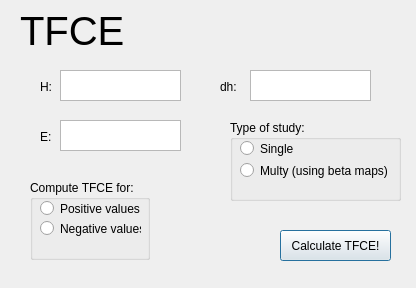
<?xml version="1.0" encoding="UTF-8"?>
<ui version="4.0">
 <class>Dialog</class>
 <widget class="QDialog" name="Dialog">
  <property name="geometry">
   <rect>
    <x>0</x>
    <y>0</y>
    <width>416</width>
    <height>288</height>
   </rect>
  </property>
  <property name="windowTitle">
   <string>Dialog</string>
  </property>
  <widget class="QLabel" name="dh_label">
   <property name="geometry">
    <rect>
     <x>220</x>
     <y>80</y>
     <width>59</width>
     <height>14</height>
    </rect>
   </property>
   <property name="text">
    <string>dh:</string>
   </property>
  </widget>
  <widget class="QLabel" name="h_label">
   <property name="geometry">
    <rect>
     <x>40</x>
     <y>80</y>
     <width>59</width>
     <height>14</height>
    </rect>
   </property>
   <property name="text">
    <string>H:</string>
   </property>
  </widget>
  <widget class="QLabel" name="e_label">
   <property name="geometry">
    <rect>
     <x>40</x>
     <y>130</y>
     <width>59</width>
     <height>14</height>
    </rect>
   </property>
   <property name="text">
    <string>E:</string>
   </property>
  </widget>
  <widget class="QPushButton" name="tfce_calculate_button">
   <property name="geometry">
    <rect>
     <x>280</x>
     <y>230</y>
     <width>111</width>
     <height>31</height>
    </rect>
   </property>
   <property name="text">
    <string>Calculate TFCE!</string>
   </property>
  </widget>
  <widget class="QPlainTextEdit" name="h_textbox">
   <property name="geometry">
    <rect>
     <x>60</x>
     <y>70</y>
     <width>121</width>
     <height>31</height>
    </rect>
   </property>
  </widget>
  <widget class="QPlainTextEdit" name="e_textbox">
   <property name="geometry">
    <rect>
     <x>60</x>
     <y>120</y>
     <width>121</width>
     <height>31</height>
    </rect>
   </property>
  </widget>
  <widget class="QPlainTextEdit" name="dh_textbox">
   <property name="geometry">
    <rect>
     <x>250</x>
     <y>70</y>
     <width>121</width>
     <height>31</height>
    </rect>
   </property>
  </widget>
  <widget class="QLabel" name="label">
   <property name="geometry">
    <rect>
     <x>20</x>
     <y>10</y>
     <width>191</width>
     <height>41</height>
    </rect>
   </property>
   <property name="font">
    <font>
     <pointsize>30</pointsize>
    </font>
   </property>
   <property name="text">
    <string>TFCE</string>
   </property>
  </widget>
  <widget class="QGroupBox" name="signGroupBox">
   <property name="geometry">
    <rect>
     <x>30</x>
     <y>180</y>
     <width>120</width>
     <height>80</height>
    </rect>
   </property>
   <property name="title">
    <string>Compute TFCE for:</string>
   </property>
   <widget class="QRadioButton" name="positivesRadioButton">
    <property name="geometry">
     <rect>
      <x>10</x>
      <y>20</y>
      <width>101</width>
      <height>17</height>
     </rect>
    </property>
    <property name="text">
     <string>Positive values</string>
    </property>
   </widget>
   <widget class="QRadioButton" name="negativesRadioButton">
    <property name="geometry">
     <rect>
      <x>10</x>
      <y>40</y>
      <width>101</width>
      <height>17</height>
     </rect>
    </property>
    <property name="text">
     <string>Negative values</string>
    </property>
   </widget>
  </widget>
  <widget class="QGroupBox" name="studyGroupBox">
   <property name="geometry">
    <rect>
     <x>230</x>
     <y>120</y>
     <width>171</width>
     <height>81</height>
    </rect>
   </property>
   <property name="title">
    <string>Type of study:</string>
   </property>
   <widget class="QRadioButton" name="singleRadioButton">
    <property name="geometry">
     <rect>
      <x>10</x>
      <y>20</y>
      <width>82</width>
      <height>17</height>
     </rect>
    </property>
    <property name="text">
     <string>Single</string>
    </property>
   </widget>
   <widget class="QRadioButton" name="multyRadioButton">
    <property name="geometry">
     <rect>
      <x>10</x>
      <y>40</y>
      <width>151</width>
      <height>21</height>
     </rect>
    </property>
    <property name="text">
     <string>Multy (using beta maps)</string>
    </property>
   </widget>
  </widget>
 </widget>
 <resources/>
 <connections/>
</ui>
